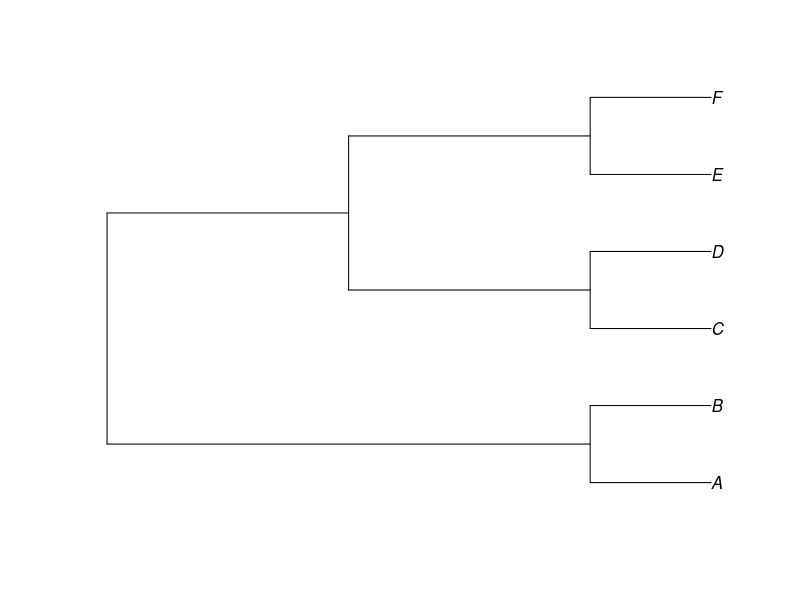
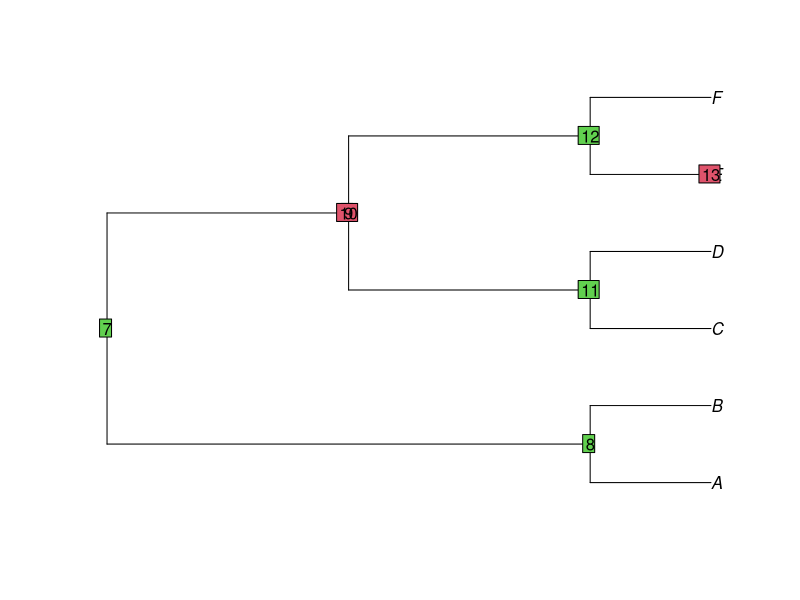
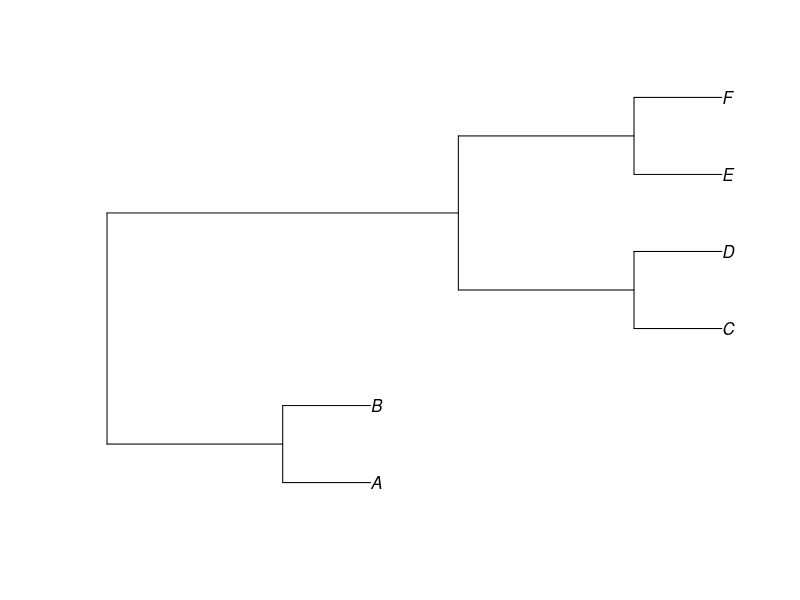

These charts were generated, in order, by the following R code:
## ---- chunk 1
myTree <- ape::read.tree(text = "((A, B), ((C, D), (E, F)));")
plot(myTree)
## ---- chunk 2
badTree <- ape::read.tree(text = "((A, B), (((C, D), ((E), F))));")
plot(badTree)
ape::nodelabels(bg = c(3, 3, 2, 2, 3, 3, 2))
## ---- chunk 3
myTree <- ape::read.tree(
  text = "((A:1, B:1):2, ((C:1, D:1):2, (E:1, F:1):2):4);"
)
plot(myTree)
